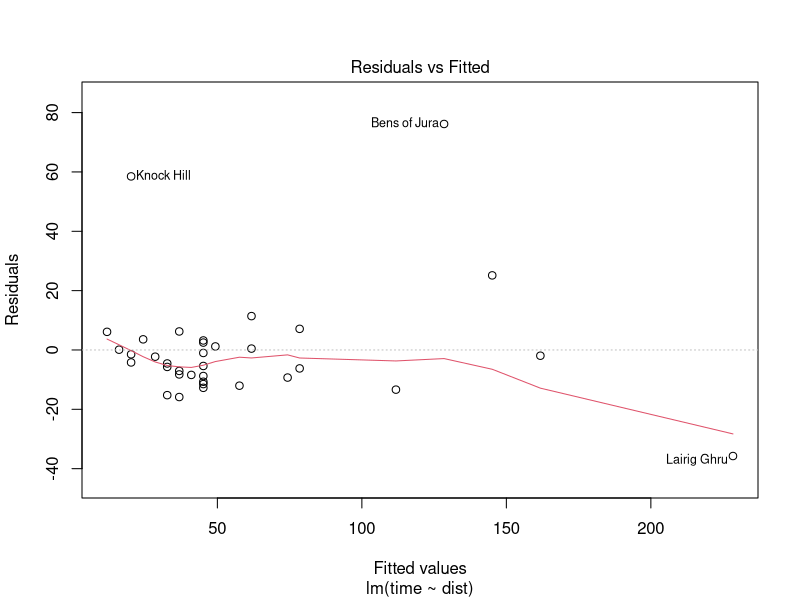
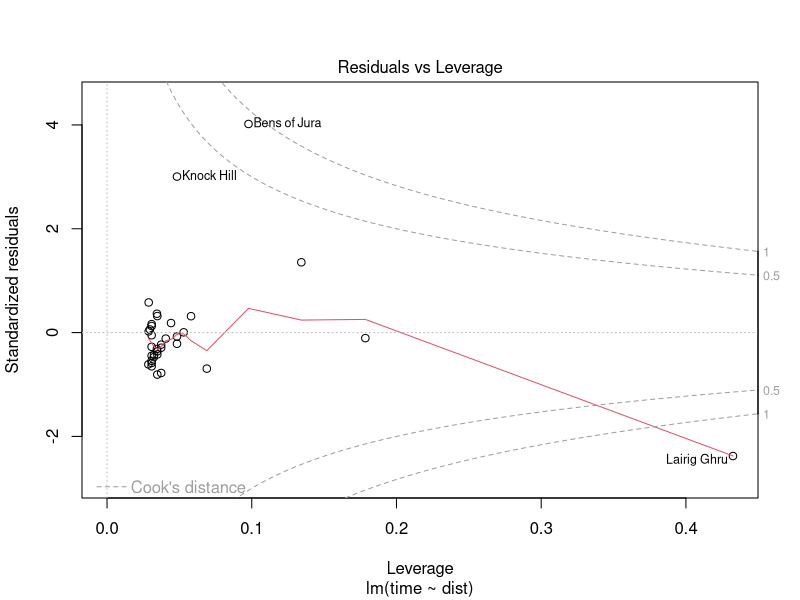
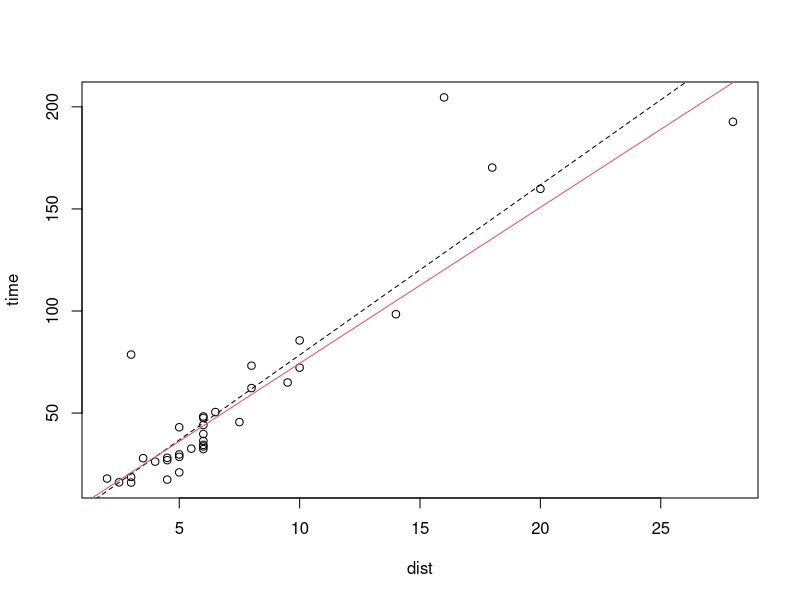
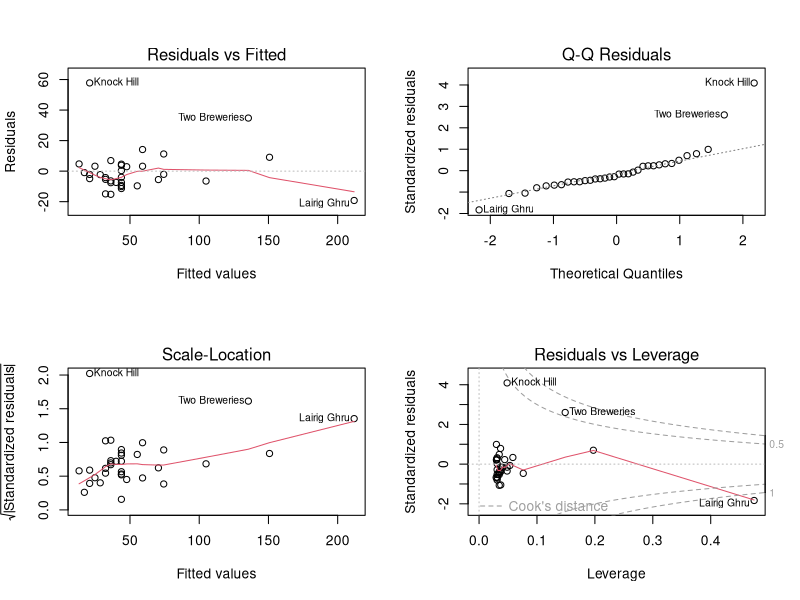
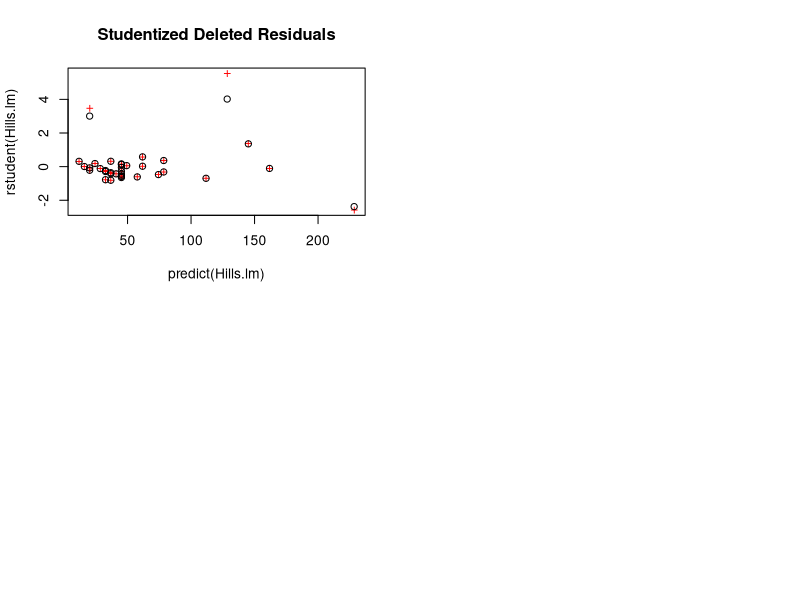

Source code (R) for these figures, in order:
## ---- chunk 1
library(knitr)
opts_chunk$set(dev=c("png", "pdf"))
opts_chunk$set(fig.height=6, fig.width=7, fig.path="Figures/", fig.alt="unlabelled")
opts_chunk$set(comment="", fig.align="center", tidy=TRUE)
options(knitr.kable.NA = '')
library(tidyverse)
library(broom)
## ---- chunk 2
data(hills, package="MASS")
Hills <- hills # We used Upper case before.
## ---- chunk 3
Hills.lm <- lm(time~dist, data=Hills) 
## ---- chunk 4
plot(Hills.lm, which=1)
## ---- chunk 5
plot(Hills.lm, which=5)
## ---- chunk 6
library(tidyverse) # for data manipulation
library(broom) # going to sweep up a bunch of useful stuff...
augment(Hills.lm)
Hills2 = Hills |> rownames_to_column() |> 
# so we can use them explicitly like a variable
filter(rowname != "Bens of Jura") |> 
# filter out the one we don't want
column_to_rownames() 
# go back to having rownames so that our graphs have labelled points

Hills2.lm <- lm(time~dist, data=Hills2) 
augment(Hills2.lm)
## ---- chunk 7
plot(time~dist, data=Hills) 
abline(Hills.lm, lty=2)
abline(Hills2.lm, col=2)
## ---- chunk 8
par(mfrow=c(2,2))
plot(Hills2.lm)
## ---- chunk 9
plot(  rstudent(Hills.lm) ~predict(Hills.lm), col="red",pch="+" , main="Studentized Deleted Residuals")
points(  rstandard(Hills.lm) ~predict(Hills.lm), col="black",pch=1 )
max(rstudent(Hills.lm))  
max(rstandard(Hills.lm))
## ---- chunk 10
max(cooks.distance(Hills.lm))
max(cooks.distance(Hills2.lm))
max(hatvalues(Hills.lm)) # leverages
max(hatvalues(Hills2.lm)) 
